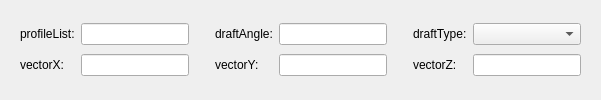
   <widget class="QWidget" name="page_29">
    <layout class="QVBoxLayout" name="verticalLayout_19">
     <item>
      <widget class="QWidget" name="widget_26" native="true">
       <layout class="QGridLayout" name="gridLayout_27">
        <item row="0" column="1">
         <widget class="QLineEdit" name="lineEdit_29"/>
        </item>
        <item row="0" column="0">
         <widget class="QLabel" name="label_195">
          <property name="text">
           <string>profileList:</string>
          </property>
         </widget>
        </item>
        <item row="1" column="3">
         <widget class="QLabel" name="label_198">
          <property name="text">
           <string>vectorY:</string>
          </property>
         </widget>
        </item>
        <item row="1" column="1">
         <widget class="QLineEdit" name="lineEdit_188"/>
        </item>
        <item row="1" column="0">
         <widget class="QLabel" name="label_197">
          <property name="text">
           <string>vectorX:</string>
          </property>
         </widget>
        </item>
        <item row="1" column="7">
         <widget class="QLabel" name="label_199">
          <property name="text">
           <string>vectorZ:</string>
          </property>
         </widget>
        </item>
        <item row="1" column="5">
         <widget class="QLineEdit" name="lineEdit_192"/>
        </item>
        <item row="1" column="9">
         <widget class="QLineEdit" name="lineEdit_189"/>
        </item>
        <item row="0" column="2">
         <spacer name="horizontalSpacer_106">
          <property name="orientation">
           <enum>Qt::Horizontal</enum>
          </property>
          <property name="sizeType">
           <enum>QSizePolicy::Fixed</enum>
          </property>
          <property name="sizeHint" stdset="0">
           <size>
            <width>20</width>
            <height>20</height>
           </size>
          </property>
         </spacer>
        </item>
        <item row="1" column="6">
         <spacer name="horizontalSpacer_110">
          <property name="orientation">
           <enum>Qt::Horizontal</enum>
          </property>
          <property name="sizeType">
           <enum>QSizePolicy::Fixed</enum>
          </property>
          <property name="sizeHint" stdset="0">
           <size>
            <width>20</width>
            <height>20</height>
           </size>
          </property>
         </spacer>
        </item>
        <item row="0" column="5">
         <widget class="QLineEdit" name="lineEdit_185"/>
        </item>
        <item row="1" column="2">
         <spacer name="horizontalSpacer_107">
          <property name="orientation">
           <enum>Qt::Horizontal</enum>
          </property>
          <property name="sizeType">
           <enum>QSizePolicy::Fixed</enum>
          </property>
          <property name="sizeHint" stdset="0">
           <size>
            <width>20</width>
            <height>20</height>
           </size>
          </property>
         </spacer>
        </item>
        <item row="0" column="6">
         <spacer name="horizontalSpacer_108">
          <property name="orientation">
           <enum>Qt::Horizontal</enum>
          </property>
          <property name="sizeType">
           <enum>QSizePolicy::Fixed</enum>
          </property>
          <property name="sizeHint" stdset="0">
           <size>
            <width>20</width>
            <height>20</height>
           </size>
          </property>
         </spacer>
        </item>
        <item row="0" column="3" colspan="2">
         <widget class="QLabel" name="label_190">
          <property name="text">
           <string>draftAngle:</string>
          </property>
         </widget>
        </item>
        <item row="0" column="7" colspan="2">
         <widget class="QLabel" name="label_192">
          <property name="text">
           <string>draftType:</string>
          </property>
         </widget>
        </item>
        <item row="0" column="9">
         <widget class="QComboBox" name="comboBox_6"/>
        </item>
       </layout>
      </widget>
     </item>
    </layout>
   </widget>
